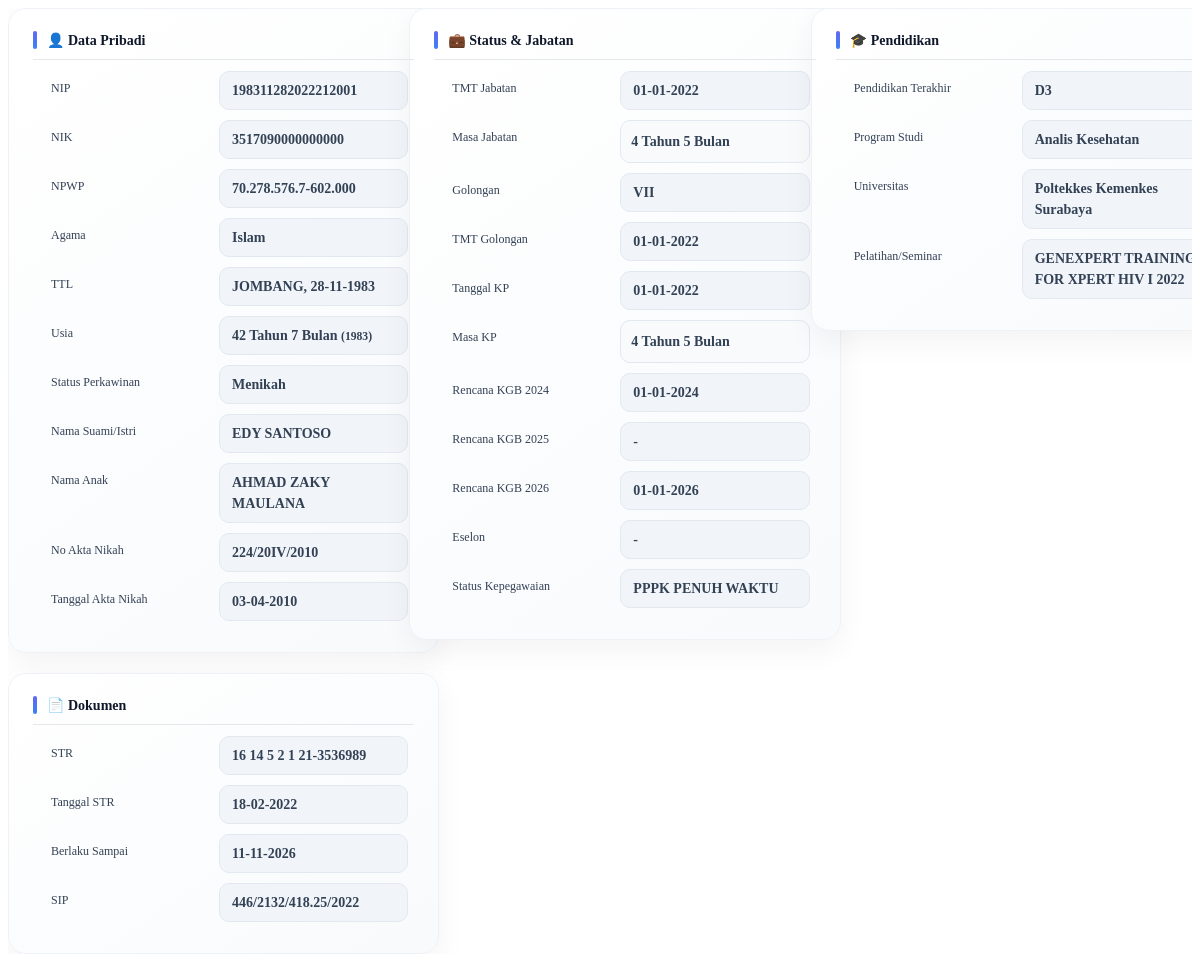
The app's page /pages/P3K-Penuh-Waktu/detailP3KPN.php?id=16, older data.
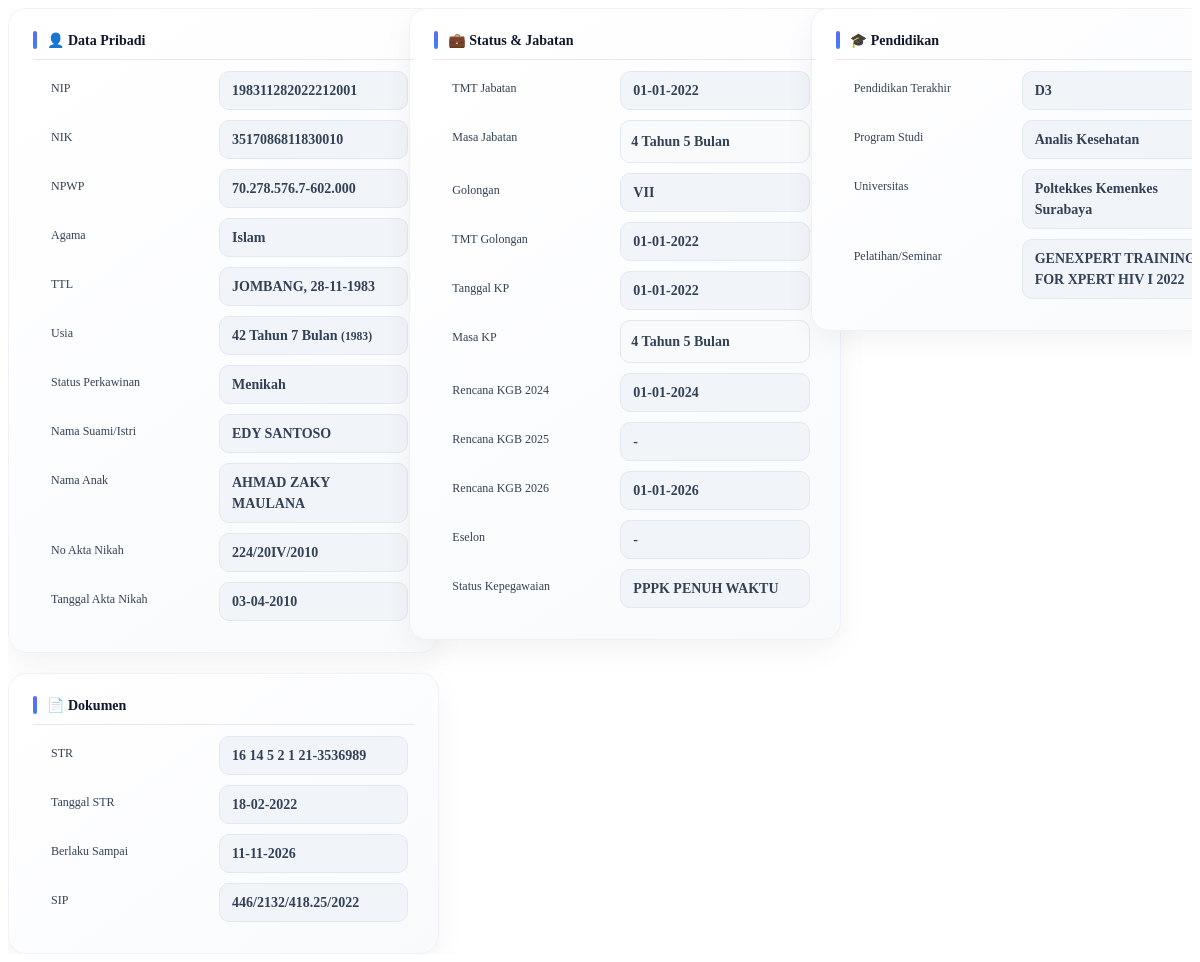
The same page, newer data.
### tables this page shows
CREATE TABLE `pegawai_p3k_penuh_waktu` (
  `id` int(11) NOT NULL,
  `nama` varchar(255) DEFAULT NULL,
  `nip` varchar(50) DEFAULT NULL,
  `nik` varchar(50) DEFAULT NULL,
  `npwp` varchar(50) DEFAULT NULL,
  `jenis_kelamin` varchar(20) DEFAULT NULL,
  `agama` varchar(50) DEFAULT NULL,
  `tempat_lahir` varchar(100) DEFAULT NULL,
  `tgl_lahir` date DEFAULT NULL,
  `status_perkawinan` varchar(50) DEFAULT NULL,
  `nama_suami_istri` varchar(255) DEFAULT NULL,
  `nama_anak` text DEFAULT NULL,
  `no_akte` varchar(100) DEFAULT NULL,
  `tgl_akta_nikah` date DEFAULT NULL,
  `alamat_rumah` text DEFAULT NULL,
  `no_telpon` varchar(20) DEFAULT NULL,
  `email` varchar(100) DEFAULT NULL,
  `tmt_masuk` date DEFAULT NULL,
  `tmt_cpns` date DEFAULT NULL,
  `jabatan` varchar(255) DEFAULT NULL,
  `tmt_jabatan` date DEFAULT NULL,
  `eselon` varchar(50) DEFAULT NULL,
  `unit` varchar(50) DEFAULT NULL,
  `keterangan_mekanisme_jabatan` varchar(255) DEFAULT NULL,
  `gol_terakhir` varchar(50) DEFAULT NULL,
  `tmt_gol_terakhir` date DEFAULT NULL,
  `kp` date DEFAULT NULL,
  `rencana_kgb_2024` date DEFAULT NULL,
  `rencana_kgb_2025` date DEFAULT NULL,
  `rencana_kgb_2026` date DEFAULT NULL,
  `pendidikan_terakhir` varchar(100) DEFAULT NULL,
  `program_studi_pendidikan` varchar(255) DEFAULT NULL,
  `universitas` varchar(255) DEFAULT NULL,
  `tahun_pendidikan` year(4) DEFAULT NULL,
  `diklat` text DEFAULT NULL,
  `str_no` varchar(100) DEFAULT NULL,
  `tgl_str` date DEFAULT NULL,
  `masa_berlaku` date DEFAULT NULL,
  `sip` varchar(100) DEFAULT NULL,
  `status_pegawai` enum('AKTIF','NONAKTIF','RESIGN','PENSIUN') DEFAULT 'AKTIF',
  `tmt_status` date DEFAULT NULL,
  `status_kepegawaian` varchar(50) DEFAULT 'PPPK PENUH WAKTU'
);

### pages/P3K-Penuh-Waktu/detailP3KPN.php (the view, shortened to what the changed rows need)
<?php
require_once('../../config/db.php');
function formatTanggal($tgl)
{
    return (empty($tgl) || $tgl == '0000-00-00')
        ? '-'
        : date('d-m-Y', strtotime($tgl));
}
$id = intval($_GET['id']);
$data = $koneksi->query("SELECT * FROM pegawai_p3k_penuh_waktu WHERE id=$id")->fetch_assoc();
$tgl_lahir = $data['tgl_lahir'];
$lahir = new DateTime($tgl_lahir);
$today = new DateTime();
$diff = $today->diff($lahir);
$usia_tahun = $diff->y;
$usia_bulan = $diff->m;
$tahun_lahir = $lahir->format('Y');
if (!empty($data['tmt_jabatan'])) {
    $tmt = new DateTime($data['tmt_jabatan']);
    $today = new DateTime();
    $diff = $today->diff($tmt);
    $masa_tahun = $diff->y;
    $masa_bulan = $diff->m;
} else {
    $masa_tahun = '-';
    $masa_bulan = '';
}
if (!empty($data['kp']) && $data['kp'] != '0000-00-00') {
    $kp = new DateTime($data['kp']);
    $today = new DateTime();
    $diff_kp = $today->diff($kp);
    $kp_tahun = $diff_kp->y;
    $kp_bulan = $diff_kp->m;
} else {
    $kp_tahun = '-';
    $kp_bulan = '';
}
?>
<div class="detail-container">
    <div class="card-box">
        <div class="item">
            <span class="label">NIP</span>
            <span class="value"><?= $data['nip']; ?></span>
        </div>
        <div class="item">
            <span class="label">NIK</span>
            <span class="value"><?= $data['nik']; ?></span>
        </div>
        <div class="item">
            <span class="label">NPWP</span>
            <span class="value"><?= $data['npwp']; ?></span>
        </div>
        <div class="item">
            <span class="label">Agama</span>
            <span class="value"><?= $data['agama']; ?></span>
        </div>
        <div class="item">
            <span class="label">TTL</span>
            <span class="value">
                <?= $data['tempat_lahir']; ?>, <?= date('d-m-Y', strtotime($data['tgl_lahir'])); ?>
            </span>
        </div>
        <div class="item">
            <span class="label">Usia</span>
            <span class="value">
                <?= $usia_tahun; ?> Tahun <?= $usia_bulan; ?> Bulan
                <small>(<?= $tahun_lahir; ?>)</small>
            </span>
        </div>
        <div class="item">
            <span class="label">Status Perkawinan</span>
            <span class="value"><?= $data['status_perkawinan']; ?></span>
        </div>
        <div class="item">
            <span class="label">Nama Suami/Istri</span>
            <span class="value"><?= $data['nama_suami_istri']; ?></span>
        </div>
        <div class="item">
            <span class="label">Nama Anak</span>
            <span class="value"><?= $data['nama_anak']; ?></span>
        </div>
        <div class="item">
            <span class="label">No Akta Nikah</span>
            <span class="value"><?= $data['no_akte']; ?></span>
        </div>
        <div class="item">
            <span class="label">Tanggal Akta Nikah</span>
            <span class="value"><?= formatTanggal($data['tgl_akta_nikah']); ?></span>
        </div>
    </div>
    <div class="card-box">
        <div class="item">
            <span class="label">TMT Jabatan</span>
            <span class="value"><?= date('d-m-Y', strtotime($data['tmt_jabatan'])); ?></span>
        </div>
        <div class="item">
            <span class="label">Masa Jabatan</span>
            <span class="value highlight">
                <?= $masa_tahun; ?> Tahun <?= $masa_bulan; ?> Bulan
            </span>
        </div>
        <div class="item">
            <span class="label">Golongan</span>
            <span class="value"><?= $data['gol_terakhir']; ?></span>
        </div>
        <div class="item">
            <span class="label">TMT Golongan</span>
            <span class="value"><?= date('d-m-Y', strtotime($data['tmt_gol_terakhir'])); ?></span>
        </div>
        <div class="item">
            <span class="label">Tanggal KP</span>
            <span class="value"><?= date('d-m-Y', strtotime($data['kp'])); ?></span>
        </div>
        <div class="item">
            <span class="label">Masa KP</span>
            <span class="value highlight">
                <?= $kp_tahun; ?> Tahun <?= $kp_bulan; ?> Bulan
            </span>
        </div>
        <div class="item">
            <span class="label">Rencana KGB 2024</span>
            <span class="value"><?= formatTanggal($data['rencana_kgb_2024']); ?></span>
        </div>
        <div class="item">
            <span class="label">Rencana KGB 2025</span>
            <span class="value"><?= formatTanggal($data['rencana_kgb_2025']); ?></span>
        </div>
        <div class="item">
            <span class="label">Rencana KGB 2026</span>
            <span class="value"><?= formatTanggal($data['rencana_kgb_2026']); ?></span>
        </div>
        <div class="item">
            <span class="label">Eselon</span>
            <span class="value"><?= $data['eselon']; ?></span>
        </div>
        <div class="item">
            <span class="label">Status Kepegawaian</span>
            <span class="value"><?= $data['status_kepegawaian']; ?></span>
        </div>
    </div>
    <div class="card-box">
        <div class="item">
            <span class="label">Pendidikan Terakhir</span>
            <span class="value"><?= $data['pendidikan_terakhir']; ?></span>
        </div>
        <div class="item">
            <span class="label">Program Studi</span>
            <span class="value"><?= $data['program_studi_pendidikan']; ?></span>
        </div>
        <div class="item">
            <span class="label">Universitas</span>
            <span class="value"><?= $data['universitas']; ?></span>
        </div>
        <div class="item">
            <span class="label">Pelatihan/Seminar</span>
            <span class="value"><?= $data['diklat']; ?></span>
        </div>
    </div>
    <div class="card-box">
        <div class="item">
            <span class="label">STR</span>
            <span class="value"><?= $data['str_no']; ?></span>
        </div>
        <div class="item">
            <span class="label">Tanggal STR</span>
            <span class="value"><?= formatTanggal($data['tgl_str']); ?></span>
        </div>
        <div class="item">
            <span class="label">Berlaku Sampai</span>
            <span class="value"><?= formatTanggal($data['masa_berlaku']); ?></span>
        </div>
        <div class="item">
            <span class="label">SIP</span>
            <span class="value"><?= $data['sip']; ?></span>
        </div>
    </div>
</div>

Row changes from the older to the newer data that the page shows:
changed pegawai_p3k_penuh_waktu "Islam": nik "3517090000000000" → "3517086811830010"
